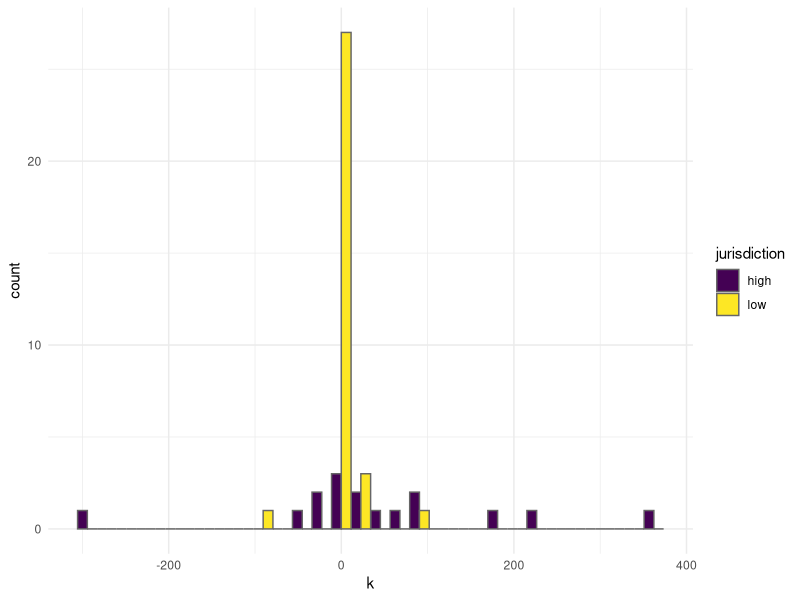

Source code (R):
## ---- chunk 1
library(tidyverse)

data <- read_csv("data/Lyme_Disease_Incidence_Rates_by_State_or_Locality.csv")
# Remove special characters from "State" column
data$State <- str_remove_all(data$State, "[^[:alnum:] ]")
# Put data in long format
data <- data %>% pivot_longer(!State, names_to = "Year", values_to = "Incidence")

jurisdiction_data <- read_csv("data/Lyme_jurisdiction_data.csv") %>%
  rename("State" = "states")

data <- data %>%
  left_join(jurisdiction_data, by="State") %>%
  select(State,Year,Incidence,jurisdiction) %>%
  filter(Incidence > 0)
## ---- chunk 2
# calculate delta_X
data <- data %>%
  group_by(State) %>%
  mutate(X = Incidence) %>%
  mutate(delta_X = X - lag(X)) %>%
  ungroup()

# calculate r_t
data <- data %>%
  group_by(State) %>%
  mutate(r = delta_X / lag(X)) %>%
  ungroup()

# calculate mean rate of incidence change per state, mean_r
mean_rates <- data %>%
  filter(Year >= 2008, Year <= 2021) %>% # filter years for 2008-2021
  group_by(State) %>%
  summarise(mean_r = mean(r, na.rm = TRUE))

# join mean rates back to main data
data <- data %>%
  left_join(mean_rates, by = "State")
## ---- chunk 3
# Calculate X_pred and k
# predicted value for 2022, X_pred
state_data <- data %>%
  group_by(State) %>%
  mutate(X_pred = ifelse(Year == 2022, lag(X) * mean_r, NA)) %>%
  ungroup() %>%
  na.omit()

# difference between predicted value and actual value, k
state_data <- state_data %>%
  mutate(k = (X - X_pred) / X_pred) %>%
  filter(!is.infinite(k), !is.na(k))
## ---- chunk 4
p1 <- ggplot(state_data, aes(x=k, fill = jurisdiction)) +
  geom_histogram(color = "grey40", position="dodge") +
  #facet_wrap(~jurisdiction) +
  theme_minimal() +
  scale_fill_viridis_d()
p1
## ---- chunk 5
low <- state_data %>% filter(jurisdiction == "low")
high <- state_data %>% filter(jurisdiction == "high")
summary(low)
summary(high)

t.test(low$k, mu=0)
## ---- chunk 6
t.test(high$k, mu = 0)
## ---- chunk 7
t.test(k ~ jurisdiction, state_data)
